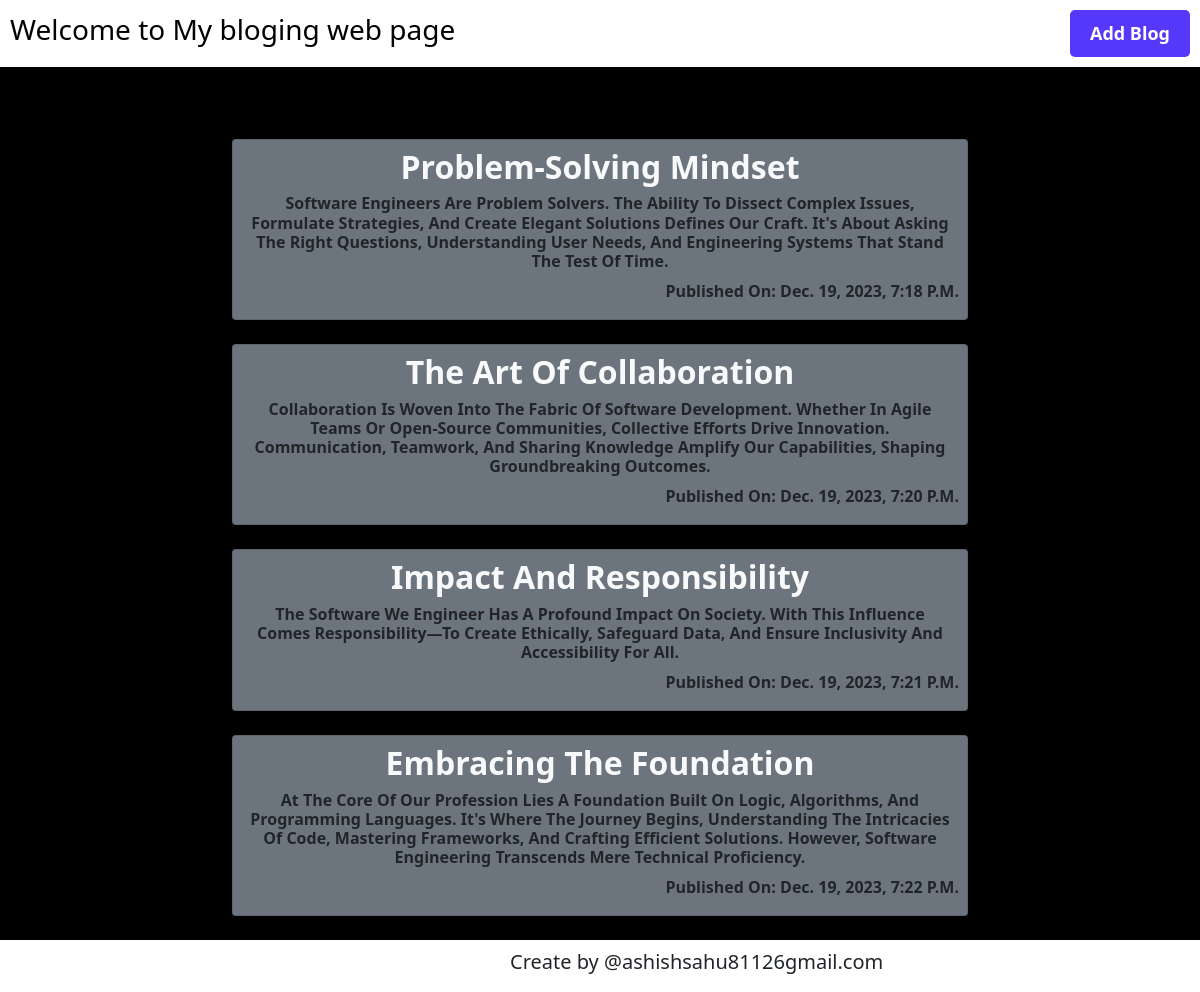
The page / on the database its author committed.
### blog/models.py (models this page shows, shortened)
class Post(models.Model):
    title = models.CharField(max_length=200)
    content = models.TextField()
    created_at = models.DateTimeField(default=timezone.now)

### blog/views.py (the view)
# urls.py: path('', views.post_list, name='post_list'),
def post_list(request):
    posts = Post.objects.all()
    return render(request, 'blog/post_list.html', {'posts': posts})

### blog/templates/blog/post_list.html (shortened to what this page needs)
<!doctype html>
<html lang="en">
  <head>
    <link href="https://cdn.jsdelivr.net/npm/bootstrap@5.0.2/dist/css/bootstrap.min.css" rel="stylesheet">
  </head>
  <body>
    <header class="header">
        <div class="logo">
            <h3 style="color:black; font-size:48px margin-left:20px"> Welcome to My bloging web page</h3>
        </div>
        <div class="account">
            <a href="http://127.0.0.1:8000/admin/blog/post/add/"><button> Add Blog</button></a>
        </div>
    </header>
<div class="container mt-5  ">
  <div class="row justify-content-center mt-3">
    <div class="col-md-8 mt-4">
      {% for post in posts %}
      <div class="card mb-4 bg-secondary">
        <div class="card-boby">
          <h2 class="card-title text-center text-light  fw-bold text-capitalize mt-2">{{ post.title }}</h2>
          <p class="card-text-muted h6  fw-bold   text-dark  text-center text-capitalize ms-3 me-3">{{ post.content }}</p>
          <p class="card-text-muted text-end text-dark   fw-bolder me-2 text-capitalize">Published on: {{ post.created_at }}</p>
        </div>
      </div>
       {% endfor %}
    </div>
  </div>
</div>
<footer>
  <div class="footer">
    <h5 style="margin-left:500px">Create by @ashishsahu81126gmail.com</h5>
  </div>
</footer>
  </body>
</html>

### blog/templates/blog/post_list.html (style rules this page uses)
body { background-color:black; }
header { display:flex; align-items:center; justify-content:space-between; padding:10px; background-color:#fff; box-shadow:0 2px 5px black; font-weight:bold; font-size:15px; text-align:center; }
.account { flex:1; text-align:right; }
.account button { background-color:#5538f9; color:white; border: none; padding: 10px 20px; border-radius:5px; cursor:pointer; font-size:18px; font-weight:bold; transition:background-color 0.3s ease; }
.footer { display:flex; justify-content:space-between; padding:10px; background-color:#fff; box-shadow:0 2px 5px black; font-weight:bold; font-size:15px; }

### rows shown on the page
Post: title "Problem-Solving Mindset", content "Software Engineers Are Problem Solvers. The Ability To Dissect Complex Issues, Formulate Strategies, And Create Elegant Solutions Defines Our Craft. It's About Asking The Right Questions, Understanding User Needs, And Engineering Systems That Stand The Test Of Time.", created_at "Dec. 19, 2023, 7:18 P.m."
Post: title "The Art Of Collaboration", content "Collaboration Is Woven Into The Fabric Of Software Development. Whether In Agile Teams Or Open-Source Communities, Collective Efforts Drive Innovation. Communication, Teamwork, And Sharing Knowledge Amplify Our Capabilities, Shaping Groundbreaking Outcomes.", created_at "Dec. 19, 2023, 7:20 P.m."
Post: title "Impact And Responsibility", content "The Software We Engineer Has A Profound Impact On Society. With This Influence Comes Responsibility—to Create Ethically, Safeguard Data, And Ensure Inclusivity And Accessibility For All.", created_at "Dec. 19, 2023, 7:21 P.m."
Post: title "Embracing The Foundation", content "At The Core Of Our Profession Lies A Foundation Built On Logic, Algorithms, And Programming Languages. It's Where The Journey Begins, Understanding The Intricacies Of Code, Mastering Frameworks, And Crafting Efficient Solutions. However, Software Engineering Transcends Mere Technical Proficiency.", created_at "Dec. 19, 2023, 7:22 P.m."
